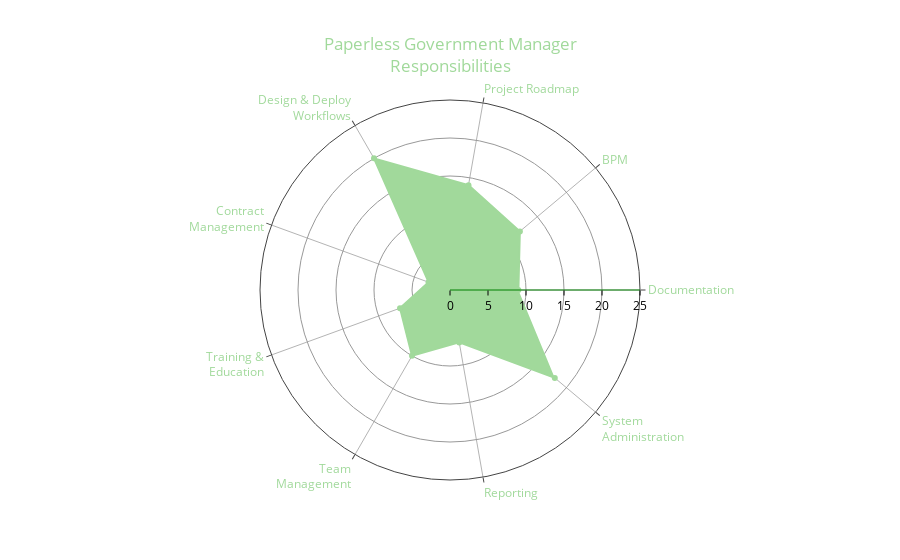

Notebook code for this chart:
### Code cell
pyo.iplot(position_radarchart(job,workplan))

### Figure 1 — Plotly figure (JSON) as saved in the notebook; plotly's stock layout.template omitted (floating-point values rounded to 4 significant figures)
{"data": [{"fill": "toself", "fillcolor": "#a1d99b", "line": {"color": "#a1d99b"}, "r": [9, 12, 14, 20, 3, 7, 10, 7, 18], "theta": ["Documentation", "BPM", "Project Roadmap", "Design & Deploy<br>Workflows", "Contract<br>Management", "Training &<br>Education", "Team<br>Management", "Reporting", "System<br>Administration"], "type": "scatterpolar", "uid": "6a4568ea-11c9-43c2-a7d3-28a18e4521b1"}], "layout": {"autosize": true, "font": {"color": "#a1d99b"}, "hovermode": "closest", "polar": {"angularaxis": {"type": "category"}, "radialaxis": {"autorange": false, "color": "black", "linecolor": "green", "range": [0, 25], "type": "linear", "visible": true}}, "showlegend": false, "title": {"text": "Paperless Government Manager<br>Responsibilities"}}}
